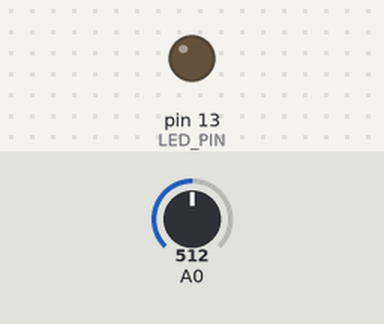
This sketch was run on a simulated Arduino Uno, built with avr-gcc and run on an emulated ATmega328P. On the bench: output pins drawn as LEDs (lit = HIGH). Inputs (shaded band) come from the test bench; at power-on: A0 = 512. What the sketch prints to the serial monitor is not drawn.

Above: at 1.2 s.
1.3 s: A0 set to 196
2.8 s: A0 set to 169
At 4.0 s:
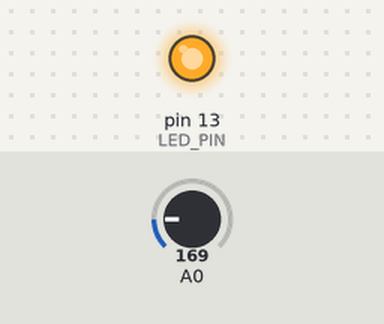
4.3 s: A0 set to 306
At 5.3 s:
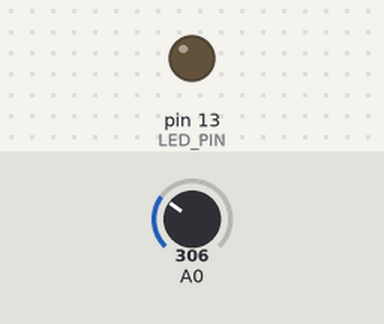
5.8 s: A0 set to 122
At 6.5 s:
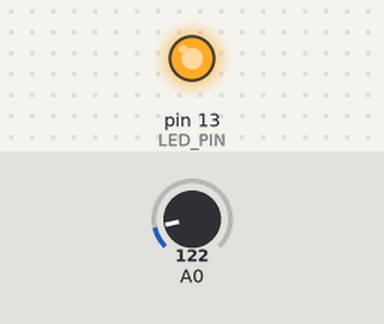
Timing chart, 0 to 8.3 s (numbered marks = the images above; inputs shaded):
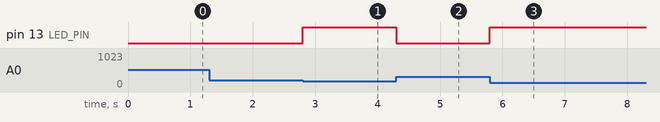

Measured:
- the behaviour switches between 185 and 184 on A0 (found by bisection; images 0 and 1)
- after the input at 1.3 s, every drawn part: stays the same
- after the input at 2.8 s, pin 13 (LED_PIN): LOW → HIGH at once
- after the input at 4.3 s, pin 13 (LED_PIN): HIGH → LOW at once
- after the input at 5.8 s, pin 13 (LED_PIN): LOW → HIGH at once

The sketch:

code.ino
```cpp
int LED_PIN = 13;
int old;
char sensor_number = '1';
int door;

void setup() {
  // put your setup code here, to run once:
  Serial.begin(9600);
  pinMode(LED_PIN, OUTPUT);
  old = 0;
  door = 1;
}

void loop() {

  if(door==1){
    float Vout = (analogRead(A0)*5)/1023.0;

    // put your main code here, to run repeatedly:
    if(Vout > 1 && old==1){
      digitalWrite(LED_PIN, LOW);
      Serial.write(sensor_number);
      Serial.write("0");
      old = 0;
    }
    else if(Vout < 0.9 && old==0){
      digitalWrite(LED_PIN, HIGH);
      Serial.write(sensor_number);
      Serial.write("1");
      old = 1;
    }
  }
}
```
